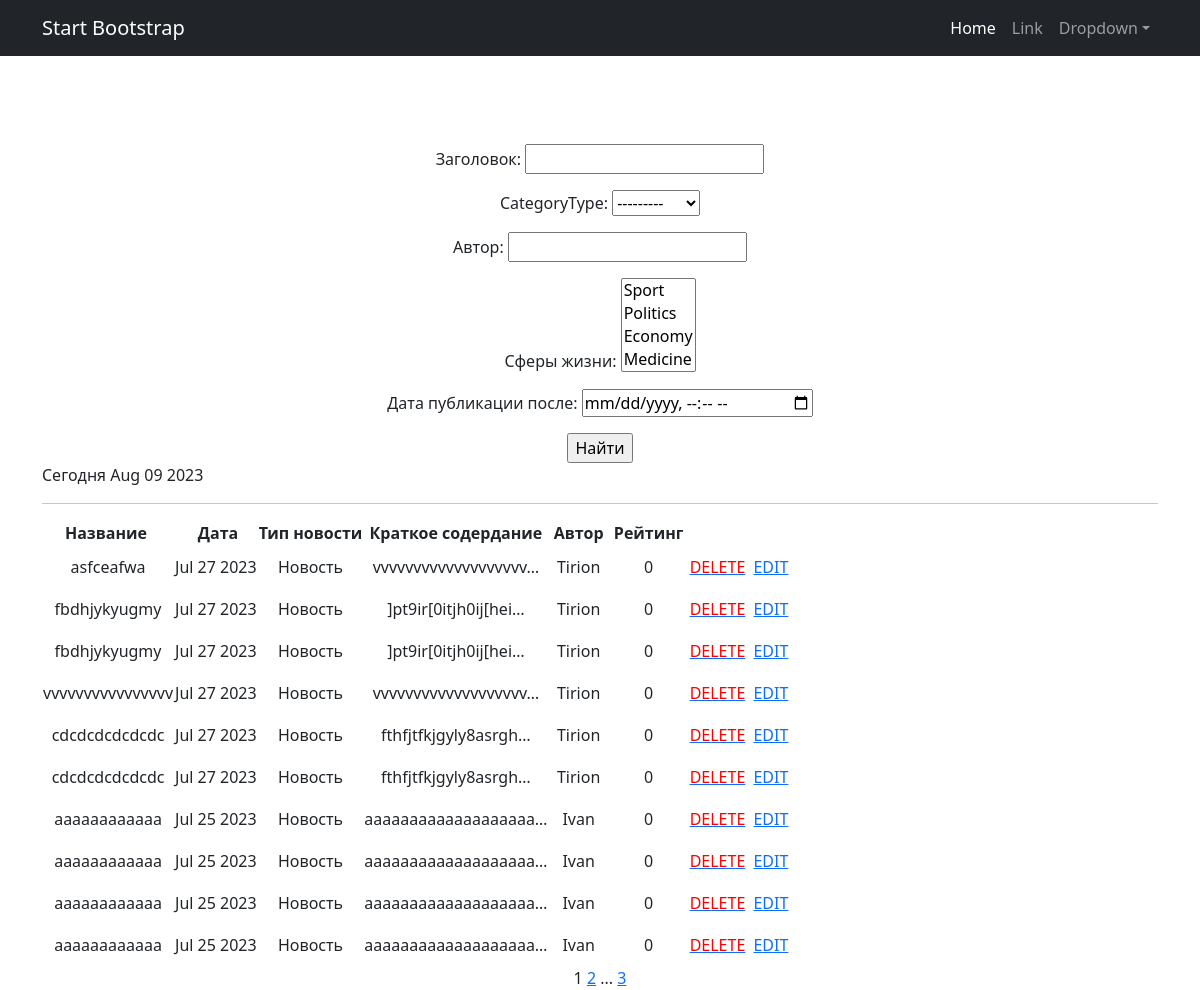
The app's page /news/search/ with its own data.
### news/models.py (models this page shows, shortened)
class Post(models.Model):
    author = models.ForeignKey(Author, on_delete=models.CASCADE)
    NEWS = 'NW'
    ARTICLE = 'AR'
    CATEGORY_CHOICES = (
        (NEWS, 'Новость'),
        (ARTICLE, 'Статья')
    )
    categoryType = models.CharField(max_length=2, choices=CATEGORY_CHOICES, default=NEWS)
    dateCreation = models.DateField(auto_now_add=True)
    postCategory = models.ManyToManyField(Category, through='PostCategory')
    title = models.CharField(max_length=128)
    text = models.TextField()
    rating = models.SmallIntegerField(default=0)

class Author(models.Model):
    authorUser = models.OneToOneField(User, on_delete=models.CASCADE)
    ratingAuthor = models.SmallIntegerField(default=0)

### news/views.py (the view)
# urls.py: path('news/search/', cache_page(60)(NewsSearch.as_view()), name='news_search'),
class NewsSearch(ListView):
    model = Post
    template_name = 'search.html'
    context_object_name = 'newses'
    ordering = '-dateCreation'
    paginate_by = 10
    def get_queryset(self):
        queryset = super().get_queryset()
        self.filterset = NewsFilter(self.request.GET, queryset)
        return self.filterset.qs
    def get_context_data(self, **kwargs):
        context = super().get_context_data(**kwargs)
        context['filterset'] = self.filterset
        context['is_authent'] = self.request.user.is_authenticated
        context['is_author'] = self.request.user.groups.filter(name='Authors').exists()
        context['time_now'] = datetime.utcnow()
        return context

### news/models.py (called while the page is built)
    def __str__(self):
        return f'{self.name}'

### news/templatetags/custom_tegs.py (called while the page is built)
@register.simple_tag(takes_context=True)
def url_replace(context, **kwargs):
    d = context['request'].GET.copy()
    for k, v in kwargs.items():
        d[k] = v
    return d.urlencode()

### templates/search.html (shortened to what this page needs)
{% extends 'flatpages/default.html' %}
{% load custom_tegs %}
{% block content %}
    <p>&nbsp;</p>
   <form action="" method="get">
       {{ filterset.form.as_p }}
       <input type="submit" value="Найти" />
         <p style="text-align: left;">Сегодня {{ time_now|date:'M d Y' }}</p>
   </form>
     <hr>
        {% if newses %}
        <table>
            <tr>
                <th>Название&nbsp;</th>
                <th>&nbsp;Дата</th>
                <th>Тип новости</th>
                <th>&nbsp;Краткое содердание&nbsp;</th>
                <th>&nbsp;Автор&nbsp;</th>
                <th>&nbsp;Рейтинг&nbsp;</th>
            </tr>
            {% for news in newses %}
            <tr>
            <td>{{ news.title}}</td>
                <td>{{ news.dateCreation|date:'M d Y' }}</td>
                {% if news.categoryType == 'NW' %}
                <td>{{ 'Новость' }}</td>
                {% else %}
                <td>{{ 'Статья' }}</td>
                {% endif %}
                <td>{{ news.text|truncatechars:20 }}</td>
                <td>{{ news.author.authorUser.username }}</td>
                <td>{{ news.rating }}</td>
             {% if news.postAuthor == request.user.author %}
                    <td><a href="{{ news.get_delete_url }}"><span style="color: #ff0000;">DELETE</span></a></td>
                {% endif %}
                <td><p>&nbsp;</p></td>
                {% if news.postAuthor == request.user.author %}
                    <td><a href="{{ news.post_update_url }}">EDIT</a></td>
                {% endif %}
            </tr>
            {% endfor %}
        </table>
    {% else %}
       <h2>Новостей нет!</h2>
    {% endif %}
        {{ page_obj.number }}
        {% if page_obj.has_next %}
            <a href="?{% url_replace page=page_obj.next_page_number %}">{{ page_obj.next_page_number }}</a>
            {% if paginator.num_pages != page_obj.next_page_number %}
               ...
                <a href="?{% url_replace page=page_obj.paginator.num_pages %}">{{ page_obj.paginator.num_pages }}</a>
            {% endif %}
        {% endif %}
{% endblock content %}

### records on screen
Post: title "asfceafwa", dateCreation "Jul 27 2023", value "Новость", text "vvvvvvvvvvvvvvvvvvv…", author.authorUser.username "Tirion", rating "0"
Post: title "fbdhjykyugmy", dateCreation "Jul 27 2023", value "Новость", text "]pt9ir[0itjh0ij[hei…", author.authorUser.username "Tirion", rating "0"
Post: title "fbdhjykyugmy", dateCreation "Jul 27 2023", value "Новость", text "]pt9ir[0itjh0ij[hei…", author.authorUser.username "Tirion", rating "0"
Post: title "vvvvvvvvvvvvvvvv", dateCreation "Jul 27 2023", value "Новость", text "vvvvvvvvvvvvvvvvvvv…", author.authorUser.username "Tirion", rating "0"
Post: title "cdcdcdcdcdcdc", dateCreation "Jul 27 2023", value "Новость", text "fthfjtfkjgyly8asrgh…", author.authorUser.username "Tirion", rating "0"
Post: title "cdcdcdcdcdcdc", dateCreation "Jul 27 2023", value "Новость", text "fthfjtfkjgyly8asrgh…", author.authorUser.username "Tirion", rating "0"
Post: title "aaaaaaaaaaaa", dateCreation "Jul 25 2023", value "Новость", text "aaaaaaaaaaaaaaaaaaa…", author.authorUser.username "Ivan", rating "0"
Post: title "aaaaaaaaaaaa", dateCreation "Jul 25 2023", value "Новость", text "aaaaaaaaaaaaaaaaaaa…", author.authorUser.username "Ivan", rating "0"
Post: title "aaaaaaaaaaaa", dateCreation "Jul 25 2023", value "Новость", text "aaaaaaaaaaaaaaaaaaa…", author.authorUser.username "Ivan", rating "0"
Post: title "aaaaaaaaaaaa", dateCreation "Jul 25 2023", value "Новость", text "aaaaaaaaaaaaaaaaaaa…", author.authorUser.username "Ivan", rating "0"

### other values on screen
{{ time_now|date:'M d Y' }} "Aug 09 2023"
{{ page_obj.number }} "1"
{{ page_obj.next_page_number }} "2"
{{ page_obj.paginator.num_pages }} "3"
